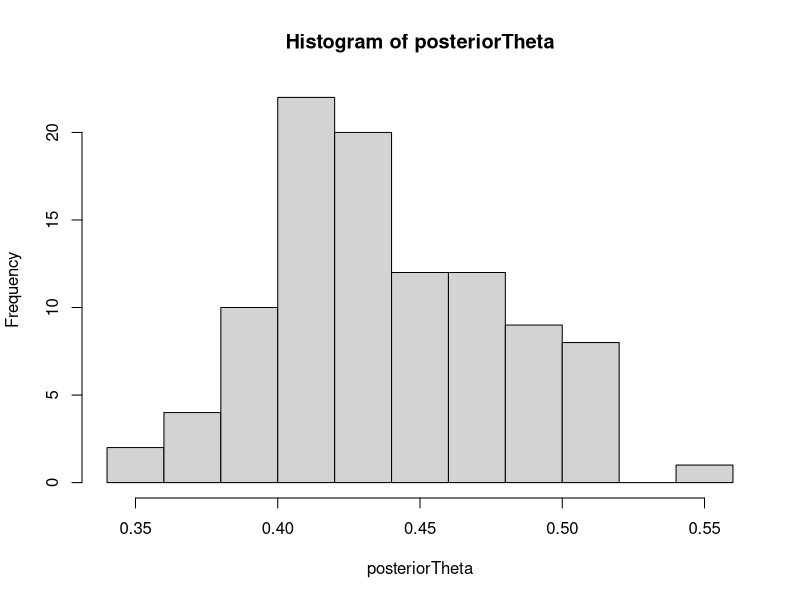
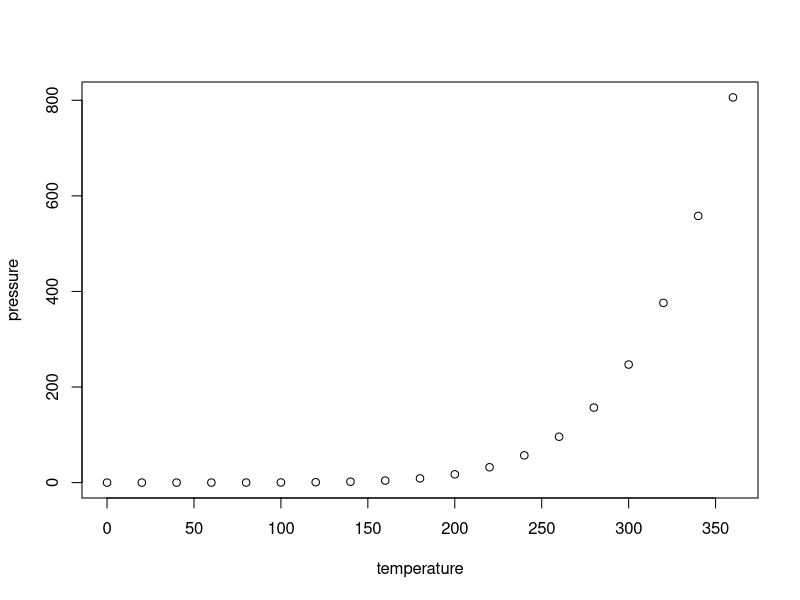

The R source for these figures, in order:
## ---- chunk 1
knitr::opts_chunk$set(echo = TRUE)
## ---- chunk 2

set.seed(123)
## set the parameters 
N = 100
alpha = 36
beta = 304
M = 10 ## initial missing count

## generate some failure times and sort them
s = sort(rexp(n = N, rate = 1)) ## arbitrary rate

s = s[1:(N - M)] ## remove (M) missing records

k = 50
posteriorTheta = numeric(100)
T_matrix = matrix(data = 0, nrow = (N-M), ncol = k)
for(i in 1:100){
  ## 1. sample from posterior
  theta = rgamma(n = 1, shape = alpha + sum(s), rate = beta + N )
  
  for(j in 1:k){
    temp <- rexp(n = 1000, rate = theta)
    
    T_matrix[,j] <- temp[temp > max(s)][(N-M)] ## note the condition in #2
    m = colMeans(T_matrix, na.rm = TRUE)
    T_hat = mean(m)
  }
  betaStar = beta + T_hat
  alphaStar = alpha + N
  
  posteriorTheta[i] <- rgamma(n = 1, shape = alphaStar, rate = betaStar )
  
}


hist(posteriorTheta)

## ---- chunk 3
plot(pressure)
